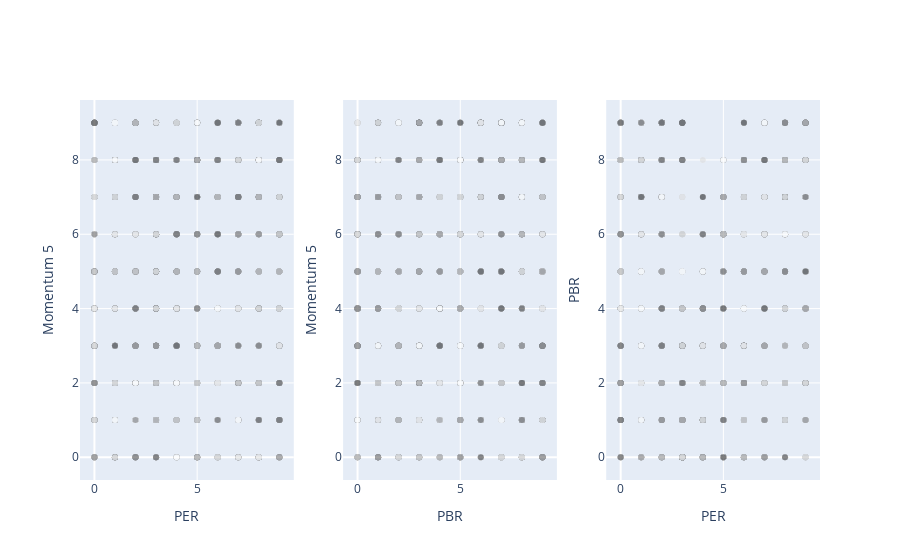

The notebook cell this image was saved under:
### Markdown cell above
> 3개 데이터(PER, PBR, 전달 모멘텀)의 분위별 수익률을 나타내었습니다. 밝은색의 주식의 경우 수익률이 좋았음을 나타냅니다.

### Code cell
from plotly.subplots import make_subplots
import plotly.graph_objects as go

fig = make_subplots(rows=1, cols=3)
fig.add_trace(go.Scatter(x=df['PER_qt'], y=df['m5_qt'], mode='markers', marker=dict(color=df['m6_qt'], colorscale='gray'), opacity=0.5, hovertext=df['name']), row=1, col=1)
fig.add_trace(go.Scatter(x=df['PBR_qt'], y=df['m5_qt'], mode='markers', marker=dict(color=df['m6_qt'], colorscale='gray'), opacity=0.5, hovertext=df['name']), row=1, col=2)
fig.add_trace(go.Scatter(x=df['PER_qt'], y=df['PBR_qt'], mode='markers', marker=dict(color=df['m6_qt'], colorscale='gray'), opacity=0.5, hovertext=df['name']), row=1, col=3)

fig.update_xaxes(title_text="PER", row=1, col=1)
fig.update_xaxes(title_text="PBR", row=1, col=2)
fig.update_xaxes(title_text="PER", row=1, col=3)
fig.update_yaxes(title_text="Momentum 5", row=1, col=1)
fig.update_yaxes(title_text="Momentum 5", row=1, col=2)
fig.update_yaxes(title_text="PBR", row=1, col=3)

fig.update_layout(showlegend=False)

### Figure 1 — Plotly figure (JSON) as saved in the notebook; plotly's stock layout.template omitted (floating-point values rounded to 4 significant figures; data arrays with more than 128 entries replaced by an {"elided": "..."} marker saying what was removed)
{"data": [{"hovertext": {"elided": "2275 str values"}, "marker": {"color": {"elided": "2275 int values"}, "colorscale": [[0.0, "rgb(0, 0, 0)"], [0.09091, "rgb(16, 16, 16)"], [0.1818, "rgb(38, 38, 38)"], [0.2727, "rgb(59, 59, 59)"], [0.3636, "rgb(81, 80, 80)"], [0.4545, "rgb(102, 101, 101)"], [0.5455, "rgb(124, 123, 122)"], [0.6364, "rgb(146, 146, 145)"], [0.7273, "rgb(171, 171, 170)"], [0.8182, "rgb(197, 197, 195)"], [0.9091, "rgb(224, 224, 223)"], [1.0, "rgb(254, 254, 253)"]]}, "mode": "markers", "opacity": 0.5, "type": "scatter", "x": {"elided": "2275 int values"}, "xaxis": "x", "y": {"elided": "2275 int values"}, "yaxis": "y"}, {"hovertext": {"elided": "2275 str values"}, "marker": {"color": {"elided": "2275 int values"}, "colorscale": [[0.0, "rgb(0, 0, 0)"], [0.09091, "rgb(16, 16, 16)"], [0.1818, "rgb(38, 38, 38)"], [0.2727, "rgb(59, 59, 59)"], [0.3636, "rgb(81, 80, 80)"], [0.4545, "rgb(102, 101, 101)"], [0.5455, "rgb(124, 123, 122)"], [0.6364, "rgb(146, 146, 145)"], [0.7273, "rgb(171, 171, 170)"], [0.8182, "rgb(197, 197, 195)"], [0.9091, "rgb(224, 224, 223)"], [1.0, "rgb(254, 254, 253)"]]}, "mode": "markers", "opacity": 0.5, "type": "scatter", "x": {"elided": "2275 int values"}, "xaxis": "x2", "y": {"elided": "2275 int values"}, "yaxis": "y2"}, {"hovertext": {"elided": "2275 str values"}, "marker": {"color": {"elided": "2275 int values"}, "colorscale": [[0.0, "rgb(0, 0, 0)"], [0.09091, "rgb(16, 16, 16)"], [0.1818, "rgb(38, 38, 38)"], [0.2727, "rgb(59, 59, 59)"], [0.3636, "rgb(81, 80, 80)"], [0.4545, "rgb(102, 101, 101)"], [0.5455, "rgb(124, 123, 122)"], [0.6364, "rgb(146, 146, 145)"], [0.7273, "rgb(171, 171, 170)"], [0.8182, "rgb(197, 197, 195)"], [0.9091, "rgb(224, 224, 223)"], [1.0, "rgb(254, 254, 253)"]]}, "mode": "markers", "opacity": 0.5, "type": "scatter", "x": {"elided": "2275 int values"}, "xaxis": "x3", "y": {"elided": "2275 int values"}, "yaxis": "y3"}], "layout": {"coloraxis": {"colorbar": {"dtick": 1, "len": 200, "lenmode": "pixels", "thickness": 50, "thicknessmode": "pixels", "ticks": "outside", "ticksuffix": "", "title": {"text": "Momentum 6"}, "y": 1, "yanchor": "top"}}, "showlegend": false, "xaxis": {"anchor": "y", "domain": [0.0, 0.2889], "title": {"text": "PER"}}, "xaxis2": {"anchor": "y2", "domain": [0.3556, 0.6444], "title": {"text": "PBR"}}, "xaxis3": {"anchor": "y3", "domain": [0.7111, 1.0], "title": {"text": "PER"}}, "yaxis": {"anchor": "x", "domain": [0.0, 1.0], "title": {"text": "Momentum 5"}}, "yaxis2": {"anchor": "x2", "domain": [0.0, 1.0], "title": {"text": "Momentum 5"}}, "yaxis3": {"anchor": "x3", "domain": [0.0, 1.0], "title": {"text": "PBR"}}}}
